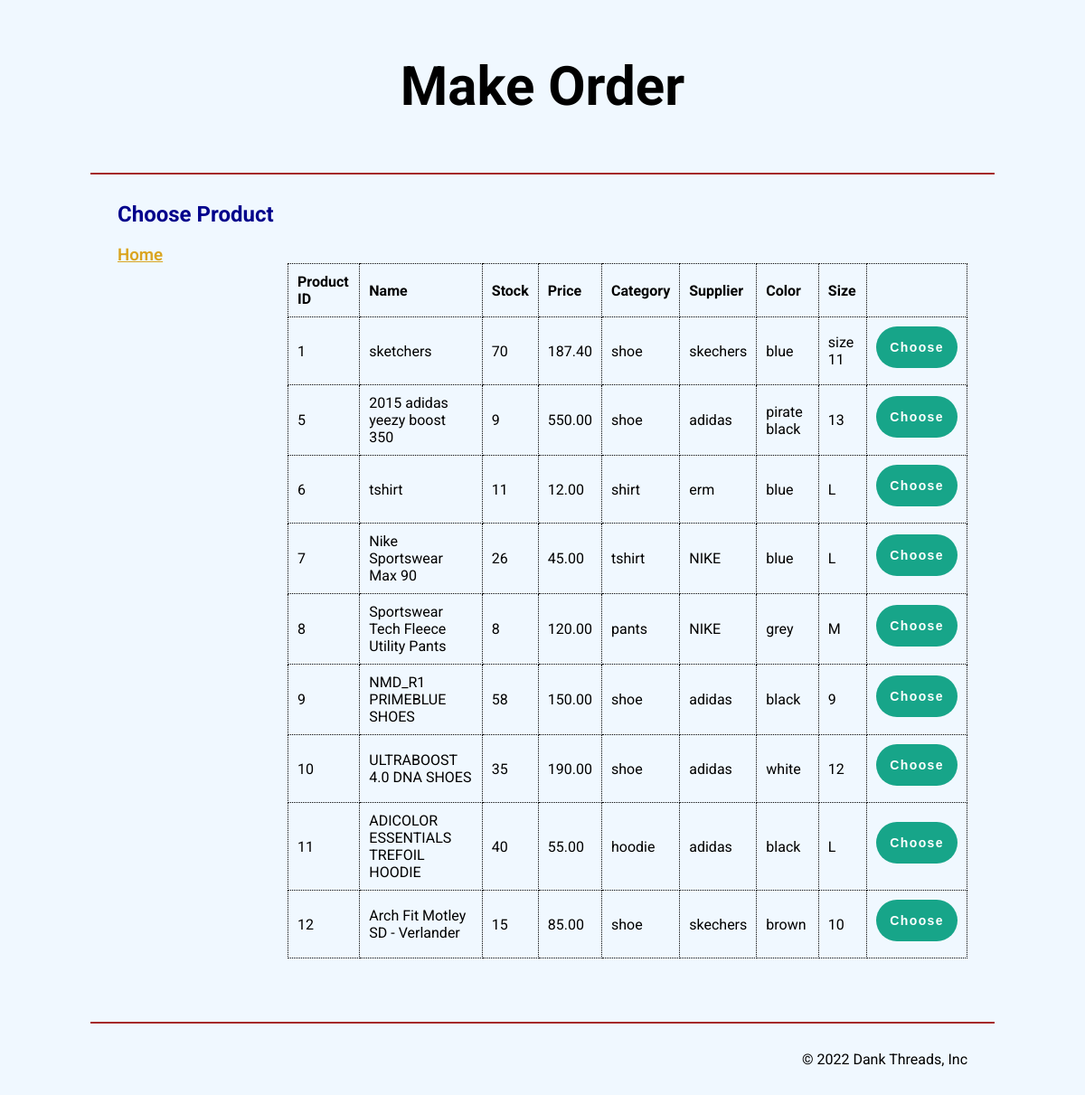
/orderchooseproduct.php?eid=1&cid=1, run on the app's committed database.
### tables this page shows
CREATE TABLE `products` (
  `pid` int(11) NOT NULL,
  `pname` varchar(255) NOT NULL,
  `stock` int(11) NOT NULL,
  `price` decimal(10,2) NOT NULL,
  `category` varchar(255) NOT NULL,
  `sid` int(255) NOT NULL,
  `color` varchar(255) NOT NULL,
  `psize` varchar(255) NOT NULL
);

CREATE TABLE `suppliers` (
  `sid` int(11) NOT NULL,
  `sname` varchar(250) NOT NULL
);

### orderchooseproduct.php (the view, shortened to what this page needs)
<?php
include('db_conn.php');
$info = $show2 = $show1 = '';
$sql2 = "SELECT *, suppliers.sname FROM `products` inner join suppliers where products.sid=suppliers.sid;";
$result1 = mysqli_query($conn,$sql2);
$row1 = mysqli_fetch_assoc($result1);
if (!empty($row1)) {
    do {
        $show2 .= '
        <tr>
            <td>'.$row1['pid'].'</td>
            <td>'.$row1['pname'].'</td>
            <td>'.$row1['stock'].'</td>
            <td>'.$row1['price'].'</td>
            <td>'.$row1['category'].'</td>
            <td>'.$row1['sname'].'</td>
            <td>'.$row1['color'].'</td>
            <td>'.$row1['psize'].'</td>
            <td><button onclick="location.href=\'placeorder.php?eid='.$_REQUEST["eid"].'&cid='.$_REQUEST["cid"].'&pid='.$row1['pid'].'\';">Choose</button></td>
        </tr>';
    } while ($row1 = mysqli_fetch_assoc($result1));
}
?>
<!DOCTYPE html>
<html lang="en">
<head>
    <link rel="stylesheet" href="dtstyle.css">
    <link rel="stylesheet" href="formstyle.css">
</head>
<body>
    <header>
        <h1>
            Make Order
        </h1>
    </header>
    <main>
        <h2 class="page_title">
            Choose Product
        </h2>
        <div class="flex">
            <aside class="left">
                <h3 class="title"><a href="index.php">Home</a></h3>
            </aside>
            <aside class="right">
                <table class="list">
                    <tr>
                        <th>Product ID</th>
                        <th>Name</th>
                        <th>Stock</th>
                        <th>Price</th>
                        <th>Category</th>
                        <th>Supplier</th>
                        <th>Color</th>
                        <th>Size</th>
                        <th></th>
                    </tr>
                    <?php echo $show2; ?>
                </table>
            </aside>
        </div>
    </main>
    <footer>
        <p>&copy; 2022 Dank Threads, Inc</p>
    </footer>
</body>
</html>

### dtstyle.css (style rules this page uses)
* { margin: 0; padding: 0; font-family: sans-serif; }
body { max-width: 1000px; margin-left: auto; margin-right: auto; }
header { padding: 30px; border-bottom: 2px solid brown; }
main { padding: 30px; }
.flex { display: flex; flex-direction: row; flex-wrap: nowrap; padding: 20px 0; }
.page_title { color: darkblue; }
.title a { color: inherit !important; }
.title { margin-bottom: 10px; color: goldenrod; }
.left { width: 20%; }
.right { width: 80%; }
table.list { border: 2px gray groove; margin: 20px 0; }
table { margin: 20px 0; }
table.list, .list th, .list td { padding: 10px; border: 1px dotted; border-collapse: collapse; }
th, td { padding: 10px; }
button { padding: 5px; }
main a { font-weight: 600; }
footer { padding: 30px; text-align: right; border-top: 2px solid brown; }

### formstyle.css (style rules this page uses)
* { background: aliceblue; font-family: FontAwesome, "Roboto", sans-serif; }
header { padding: 60px; text-align: center; color: black; font-size: 30px; font-family: FontAwesome, "Roboto", sans-serif; }
button { font-family: "Titillium Web", sans-serif; font-size: 14px; font-weight: bold; letter-spacing: .1em; outline: 0; background: #17a589; width: 100%; border: 0; border-radius:30px; margin: 0px 0px 8px; padding: 15px; color: #FFFFFF; -webkit-transition: all 0.3 ease; transition: all 0.3 ease; cursor: pointer; transition: all 0.2s; }
table { border-collapse: collapse; width: 100%; }
td, th { border: 1px solid black; text-align: left; padding: 8px; }
h1 { text-align: center; }

### data on the page
products: pid "1", pname "sketchers", stock "70", price "187.40", category "shoe", sid.sname "skechers", color "blue", psize "size 11"
products: pid "5", pname "2015 adidas yeezy boost 350", stock "9", price "550.00", category "shoe", sid.sname "adidas", color "pirate black", psize "13"
products: pid "6", pname "tshirt", stock "11", price "12.00", category "shirt", sid.sname "erm", color "blue", psize "L"
products: pid "7", pname "Nike Sportswear Max 90", stock "26", price "45.00", category "tshirt", sid.sname "NIKE", color "blue", psize "L"
products: pid "8", pname "Sportswear Tech Fleece Utility Pants", stock "8", price "120.00", category "pants", sid.sname "NIKE", color "grey", psize "M"
products: pid "9", pname "NMD_R1 PRIMEBLUE SHOES", stock "58", price "150.00", category "shoe", sid.sname "adidas", color "black", psize "9"
products: pid "10", pname "ULTRABOOST 4.0 DNA SHOES", stock "35", price "190.00", category "shoe", sid.sname "adidas", color "white", psize "12"
products: pid "11", pname "ADICOLOR ESSENTIALS TREFOIL HOODIE", stock "40", price "55.00", category "hoodie", sid.sname "adidas", color "black", psize "L"
products: pid "12", pname "Arch Fit Motley SD - Verlander", stock "15", price "85.00", category "shoe", sid.sname "skechers", color "brown", psize "10"
